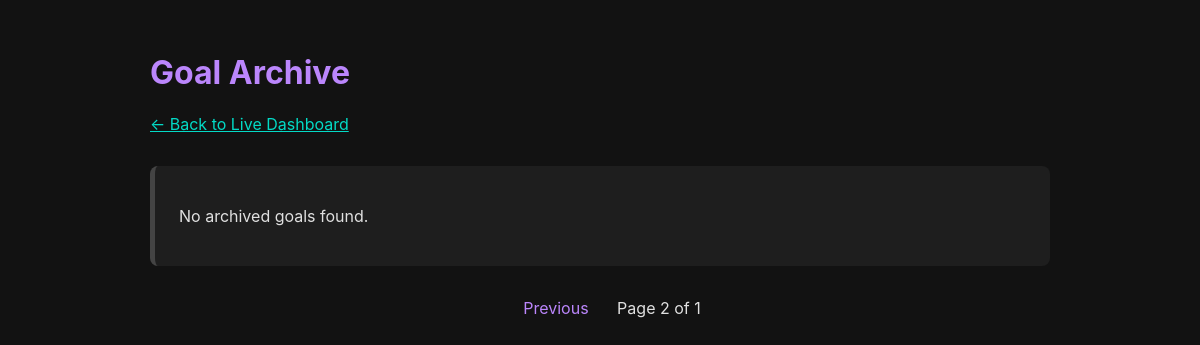
Page /archive?page=2 on the earlier database version.
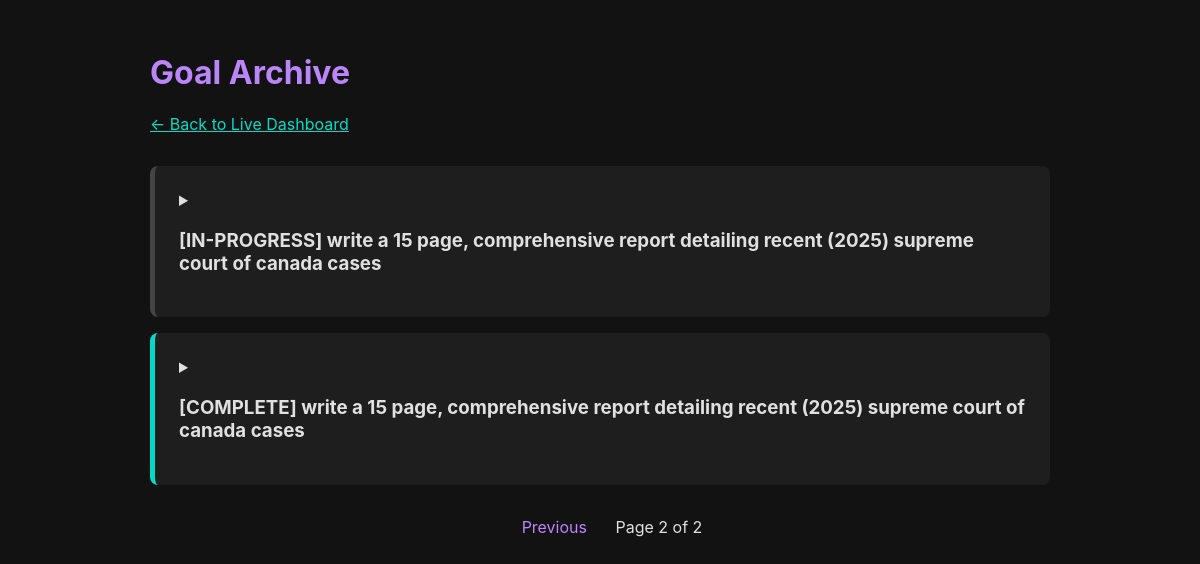
Same page on the later database version.
### tables this page shows
CREATE TABLE archive (
                goal_id TEXT PRIMARY KEY, goal TEXT, plan TEXT,
                audit_critique TEXT, status TEXT, strategy_blueprint TEXT,
                execution_log TEXT, preferred_tier TEXT
            );

### dashboard.py (the view)
@app.route('/archive')
def view_archive():
    page = request.args.get('page', 1, type=int)
    total_goals = get_archived_goal_count()
    total_pages = math.ceil(total_goals / ARCHIVE_PER_PAGE)
    archived_goals = get_archived_goals(page=page, per_page=ARCHIVE_PER_PAGE)
    return render_template('archive.html', goals=archived_goals, page=page, total_pages=total_pages)

### utils/database.py (called while the page is built)
def _tuple_to_goal_dict(goal_tuple: tuple) -> dict:
    if not goal_tuple: return None
    return {
        'goal_id': goal_tuple[0], 'goal': goal_tuple[1], 'plan': json.loads(goal_tuple[2]),
        'audit_critique': goal_tuple[3], 'status': goal_tuple[4],
        'strategy_blueprint': json.loads(goal_tuple[5]) if goal_tuple[5] else {},
        'execution_log': goal_tuple[6],
        'preferred_tier': goal_tuple[7] # Add the new field
    }

def get_archived_goals(page: int = 1, per_page: int = 10) -> list:
    offset = (page - 1) * per_page
    try:
        con = sqlite3.connect(DB_PATH, check_same_thread=False)
        cur = con.cursor()
        res = cur.execute("SELECT * FROM archive ORDER BY goal_id DESC LIMIT ? OFFSET ?", (per_page, offset))
        goals_list = [_tuple_to_goal_dict(t) for t in res.fetchall()]
        con.close()
        return goals_list
    except Exception as e:
        logger.error(f"Failed to get archived goals: {e}")
        return []

def get_archived_goal_count() -> int:
    try:
        con = sqlite3.connect(DB_PATH, check_same_thread=False)
        cur = con.cursor()
        res = cur.execute("SELECT COUNT(*) FROM archive")
        count = res.fetchone()[0]
        con.close()
        return count
    except Exception as e:
        logger.error(f"Failed to get archived goal count: {e}")
        return 0

### templates/archive.html (shortened to what this page needs)
<!DOCTYPE html>
<html lang="en">
<head>
</head>
<body>
    <div class="container">
        <h1>Goal Archive</h1>
        <a href="/" class="back-link">&larr; Back to Live Dashboard</a>
        <div id="archive-content">
            {% for goal in goals %}
                <div class="goal status-{{ goal.status }}">
                    <details>
                        <summary><h3>[{{ goal.status.upper() }}] {{ goal.goal }}</h3></summary>
                        </details>
                </div>
            {% else %}
                <div class="goal"><p>No archived goals found.</p></div>
            {% endfor %}
        </div>
        <div class="pagination">
            {% if page > 1 %}
                <a href="{{ url_for('view_archive', page=page-1) }}">Previous</a>
            {% endif %}
            <span>Page {{ page }} of {{ total_pages }}</span>
        </div>
    </div>
</body>
</html>

### templates/archive.html (style rules this page uses)
body { font-family: -apple-system, BlinkMacSystemFont, "Segoe UI", Roboto, "Helvetica Neue", Arial, sans-serif; background-color: #121212; color: #e0e0e0; margin: 0; padding: 2em; }
.container { max-width: 900px; margin: auto; }
h1 { color: #bb86fc; }
.goal { background-color: #1e1e1e; border-left: 5px solid #444; margin-bottom: 1em; padding: 1.5em; border-radius: 8px; }
.goal.status-complete { border-left-color: #03dac6; }
.pagination { margin-top: 2em; text-align: center; }
.pagination a { color: #bb86fc; text-decoration: none; margin: 0 0.5em; padding: 0.5em 1em; border-radius: 4px; }
.back-link { display: inline-block; margin-bottom: 2em; color: #03dac6; }

Differences in the rows shown:
added archive: status "IN-PROGRESS", goal "write a 15 page, comprehensive report detailing recent (2025) supreme court of canada cases"
added archive: status "COMPLETE", goal "write a 15 page, comprehensive report detailing recent (2025) supreme court of canada cases"
Other differences:
{{ total_pages }}: "1" → "2"
text no longer shown: "No archived goals found."
